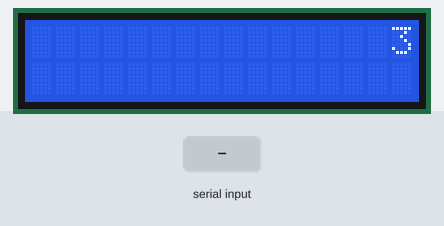
This program was run on a simulated Arduino Uno, built with avr-gcc and run on an emulated ATmega328P. Parts: 16×2 character LCD. The inputs (shaded band) are chosen by the test bench. What the program prints to the serial monitor is not drawn.

Above: at 3.1 s.
At 3.5 s:
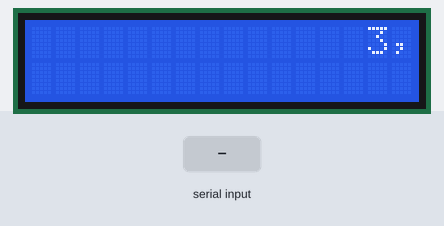
At 13.9 s:
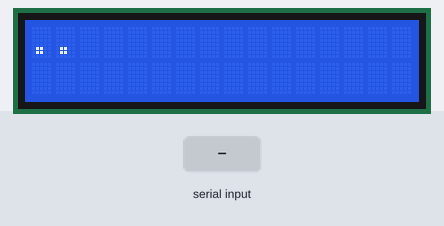
17.1 s: "1" received over Serial
Timing chart, 0 to 20.1 s (numbered marks = the images above; inputs shaded):
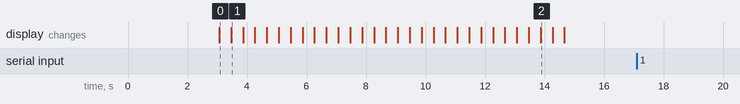

Measured:
- after the input at 17.1 s, every drawn part: stays the same
- what the display in image 0 shows lasts 0.4 s, from 3.1 s to 3.5 s

The program:

main.cpp
```cpp
//Recieves keyboard input via serial monitor and outputs to lcd

#include <Arduino.h>
#include <LiquidCrystal.h>
#include <Wire.h>
#include <string.h>

LiquidCrystal lcd(12,11,5,4,3,2);
String input = " ";
int stringLength = 0;


void countDown(int max){
  for(int i = max; i > 0 ;i--){
    Serial.print(i);
    Serial.print(", ");
    delay(1000);
  }
  Serial.print("Go...\n");
}

void countDownLCD(){
  lcd.print("                3, 2, 1, Go...");
  for( int i = 0; i < 32 ; i++){
    lcd.scrollDisplayLeft();
    delay(400);
  }
  lcd.clear();

}

void setup() {
  //setup code here
  Serial.begin(9600);
  lcd.begin(16,2);
  countDown(3);
  countDownLCD();
}
//code that runs repeatedly
void loop() {

  lcd.setCursor(0,1);
  lcd.print(" ");
  if(Serial.available() > 0){
    input = Serial.readString();
    Serial.print("input: ");
    Serial.println(input);
  }
  lcd.print(input);
  stringLength = input.length();

  //lcd.scrollDisplayLeft();
  //delay(400);

  for(int i = 0; i < stringLength; i++){
    lcd.scrollDisplayLeft();
    delay(400);
  }

}
```
